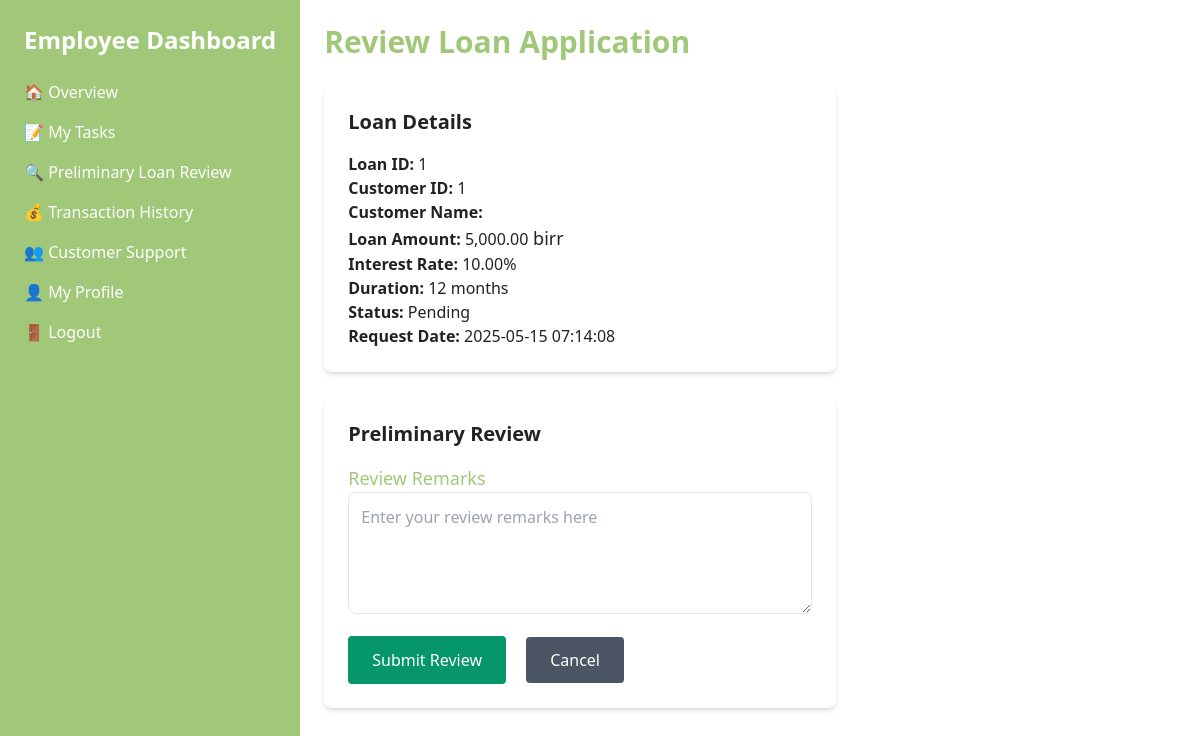
Page /review_loan.php?loan_id=1 (signed in) on the committed database.
### tables this page shows
CREATE TABLE Loans (
    loan_id INT PRIMARY KEY AUTO_INCREMENT,
    customer_id INT NOT NULL,
    loan_amount DECIMAL(10,2) NOT NULL,
    interest_rate DECIMAL(5,2) NOT NULL,
    duration INT NOT NULL,  
    status ENUM('Pending', 'Approved', 'Rejected') DEFAULT 'Pending',
    approved_by INT,
    request_date TIMESTAMP DEFAULT CURRENT_TIMESTAMP,
    approval_date TIMESTAMP NULL,
    FOREIGN KEY (customer_id) REFERENCES Customers(customer_id),
    FOREIGN KEY (approved_by) REFERENCES Employees(employee_id)
);

### review_loan.php (the view, shortened to what this page needs)
<?php
require 'db_connection.php';
$loan_id = intval($_GET['loan_id']);
$query = "SELECT l.loan_id, l.customer_id, l.loan_amount, l.interest_rate, l.duration, l.status, l.request_date, u.full_name AS customer_name
          FROM loans l
          LEFT JOIN users u ON l.customer_id = u.user_id
          WHERE l.loan_id = ?";
$stmt = $conn->prepare($query);
$stmt->bind_param("i", $loan_id);
$stmt->execute();
$result = $stmt->get_result();
$loan = $result->fetch_assoc();
?>
<!DOCTYPE html>
<html lang="en">
<head>
    <link href="https://cdn.jsdelivr.net/npm/tailwindcss@2.2.16/dist/tailwind.min.css" rel="stylesheet">
    <link href="styles.css" rel="stylesheet">
</head>
<body class="bg-2 text-color2">
    <div class="flex">
        <aside class="w-[25%] bg-primary text-white h-screen p-6 sticky">
            <h2 class="text-2xl font-bold mb-6">Employee Dashboard</h2>
            <nav>
                <ul>
                    <li class="mb-4">
                        <a href="employee_dashboard.php" class="hover:text-color3">🏠 Overview</a>
                    </li>
                    <li class="mb-4">
                        <a href="employee_tasks.php" class="hover:text-color3">📝 My Tasks</a>
                    </li>
                    <li class="mb-4">
                        <a href="loan_review.php" class="hover:text-color3">🔍 Preliminary Loan Review</a>
                    </li>
                    <li class="mb-4">
                        <a href="employee_transactions.php" class="hover:text-color3">💰 Transaction History</a>
                    </li>
                    <li class="mb-4">
                        <a href="customer_support.php" class="hover:text-color3">👥 Customer Support</a>
                    </li>
                    <li class="mb-4">
                        <a href="employee_profile.php" class="hover:text-color3">👤 My Profile</a>
                    </li>
                    <li class="mb-4">
                        <a href="logout.php" class="hover:text-color3">🚪 Logout</a>
                    </li>
                </ul>
            </nav>
        </aside>
        <main class="flex-grow p-6 h-screen w-[75%] overflow-auto">
            <h1 class="text-3xl font-bold mb-6 text-color3">Review Loan Application</h1>
            <div class="bg-white shadow-md rounded-lg p-6 max-w-lg mb-6">
                <h2 class="text-xl font-semibold mb-4">Loan Details</h2>
                <p><strong>Loan ID:</strong> <?php echo htmlspecialchars($loan['loan_id']); ?></p>
                <p><strong>Customer ID:</strong> <?php echo htmlspecialchars($loan['customer_id']); ?></p>
                <p><strong>Customer Name:</strong> <?php echo htmlspecialchars($loan['customer_name']); ?></p>
                <p><strong>Loan Amount:</strong> <?php echo number_format($loan['loan_amount'], 2); ?><span
                        class="text-lg">
                        birr</span></p>
                <p><strong>Interest Rate:</strong> <?php echo htmlspecialchars($loan['interest_rate']); ?>%</p>
                <p><strong>Duration:</strong> <?php echo htmlspecialchars($loan['duration']); ?> months</p>
                <p><strong>Status:</strong> <?php echo htmlspecialchars($loan['status']); ?></p>
                <p><strong>Request Date:</strong> <?php echo htmlspecialchars($loan['request_date']); ?></p>
            </div>
            <div class="bg-white shadow-md rounded-lg p-6 max-w-lg">
                <h2 class="text-xl font-semibold mb-4">Preliminary Review</h2>
                <form action="process_review_loan.php" method="POST">
                    <div class="mb-4">
                        <label for="review_remarks" class="block text-lg text-color3">Review Remarks</label>
                        <textarea name="review_remarks" id="review_remarks" rows="4"
                            class="w-full p-3 border rounded-lg focus:outline-none focus:ring focus:ring-color3"
                            placeholder="Enter your review remarks here" required></textarea>
                    </div>
                    <button type="submit"
                        class="bg-green-600 text-white px-6 py-3 rounded hover:bg-green-700 transition-all">Submit
                        Review</button>
                    <a href="loan_review.php"
                        class="bg-gray-600 text-white px-6 py-3 rounded hover:bg-gray-700 transition-all ml-4">Cancel</a>
                </form>
            </div>
        </main>
    </div>
</body>
</html>

### styles.css (style rules this page uses)
:root { --primary-color: #a0c878; --secondary-color: #ddeb9d; --color2-color: #fafge9; --color3-color: #fffdfg; --color4-color: #333; --color5-color: #222; }
.bg-primary { background-color: var(--primary-color); }
.bg-2 { background-color: var(--color2-color); }
.text-color2 { color: var(--color5-color); }
.text-color3 { color: var(--primary-color); }
body { background-color: var(--color3-color); }

### rows in the picture
loans: loan_id "1", customer "1", loan_amount "5,000.00", interest_rate "10.00", duration "12", status "Pending", request_date "2025-05-15 07:14:08"
